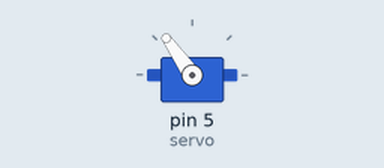
The sketch below on a simulated Arduino Uno, built with avr-gcc and run on an emulated ATmega328P. On the bench: servo.

Above: at 0.05 s.
At 3.3 s:
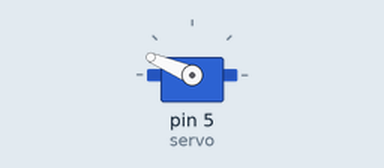
At 6.6 s:
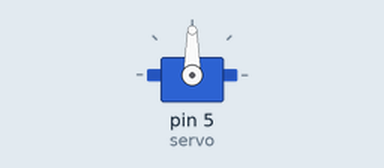
At 13.2 s:
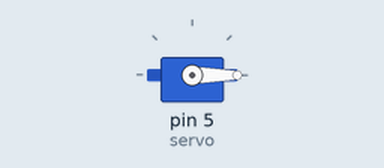
Timing chart, 0 to 17.2 s (numbered marks = the images above):
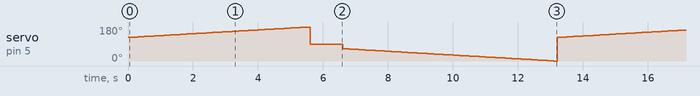

The sketch:

servo4.ino
```cpp
#include <Servo.h>
Servo servo;     // cria o objeto servo
int angulo = 0;  // declara origem do angulo como 0°

void setup() {
  servo.attach(5);  //declara pino digital utilizado
}
void loop() {
  for (angulo = 125; angulo <= 180; angulo++) {
    //manda comando pro servo
    servo.write(angulo);
    //intervalo de execução
    delay(100);
  }

  servo.write(90);  //Ponto de parada
  delay(1000);

  for (angulo = 65; angulo >= 0; angulo--) {
    servo.write(angulo);
    delay(100);
  }
}
```
